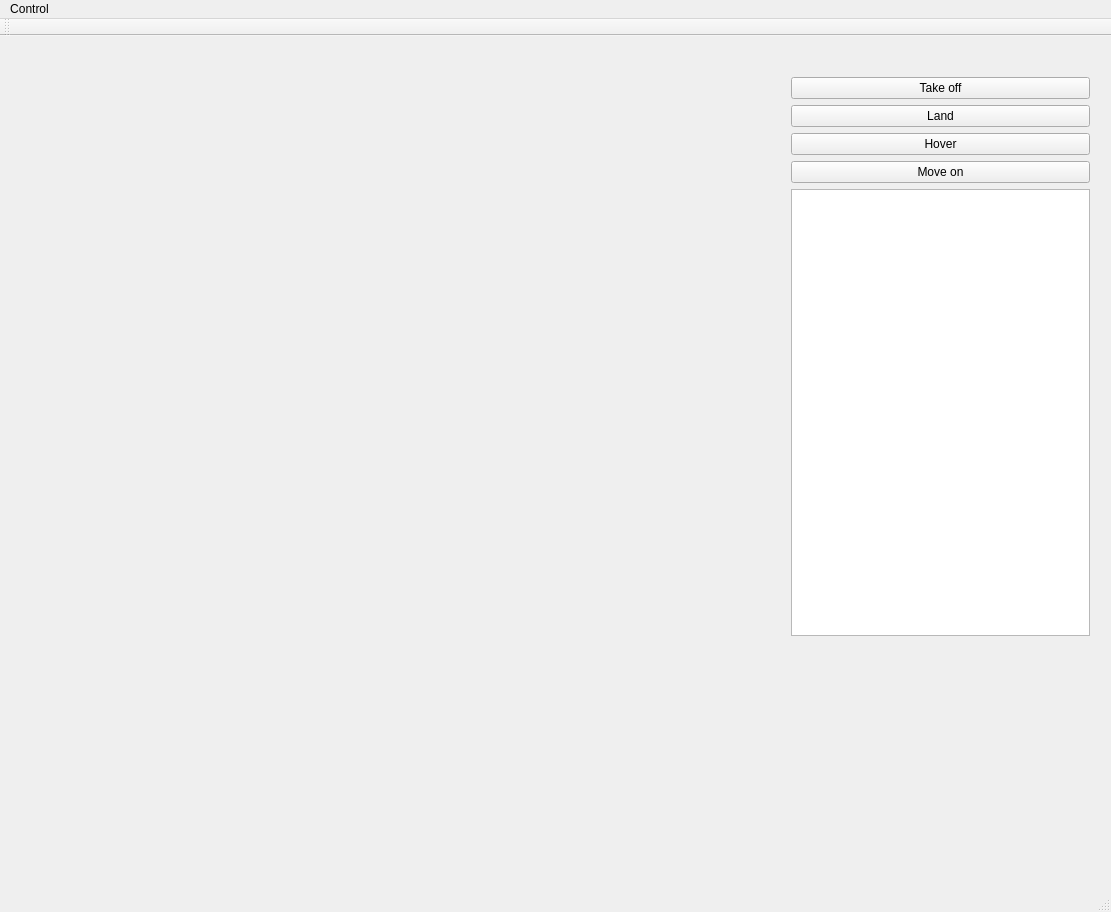
<?xml version="1.0" encoding="UTF-8"?>
<ui version="4.0">
 <class>SwarmGUI</class>
 <widget class="QMainWindow" name="SwarmGUI">
  <property name="geometry">
   <rect>
    <x>0</x>
    <y>0</y>
    <width>1111</width>
    <height>912</height>
   </rect>
  </property>
  <property name="windowTitle">
   <string>QtGuiApplication1</string>
  </property>
  <widget class="QWidget" name="centralWidget">
   <widget class="QWidget" name="verticalLayoutWidget">
    <property name="geometry">
     <rect>
      <x>780</x>
      <y>30</y>
      <width>321</width>
      <height>581</height>
     </rect>
    </property>
    <layout class="QVBoxLayout" name="verticalLayout">
     <item>
      <widget class="QPushButton" name="takeoffButton">
       <property name="text">
        <string>Take off</string>
       </property>
      </widget>
     </item>
     <item>
      <widget class="QPushButton" name="landButton">
       <property name="text">
        <string>Land</string>
       </property>
      </widget>
     </item>
     <item>
      <widget class="QPushButton" name="hoverButton">
       <property name="text">
        <string>Hover</string>
       </property>
      </widget>
     </item>
     <item>
      <widget class="QPushButton" name="moveButton">
       <property name="text">
        <string>Move on</string>
       </property>
      </widget>
     </item>
     <item>
      <widget class="QListWidget" name="listWidget"/>
     </item>
    </layout>
   </widget>
   <widget class="LiveScreen" name="widget" native="true">
    <property name="geometry">
     <rect>
      <x>30</x>
      <y>30</y>
      <width>701</width>
      <height>581</height>
     </rect>
    </property>
   </widget>
  </widget>
  <widget class="QMenuBar" name="menuBar">
   <property name="geometry">
    <rect>
     <x>0</x>
     <y>0</y>
     <width>1111</width>
     <height>21</height>
    </rect>
   </property>
   <widget class="QMenu" name="menuControll">
    <property name="title">
     <string>Control</string>
    </property>
   </widget>
   <addaction name="menuControll"/>
  </widget>
  <widget class="QToolBar" name="mainToolBar">
   <attribute name="toolBarArea">
    <enum>TopToolBarArea</enum>
   </attribute>
   <attribute name="toolBarBreak">
    <bool>false</bool>
   </attribute>
  </widget>
  <widget class="QStatusBar" name="statusBar"/>
 </widget>
 <layoutdefault spacing="6" margin="11"/>
 <customwidgets>
  <customwidget>
   <class>LiveScreen</class>
   <extends>QWidget</extends>
   <header location="global">livescreen.h</header>
   <container>1</container>
  </customwidget>
 </customwidgets>
 <resources>
  <include location="SwarmGUI.qrc"/>
 </resources>
 <connections/>
</ui>
